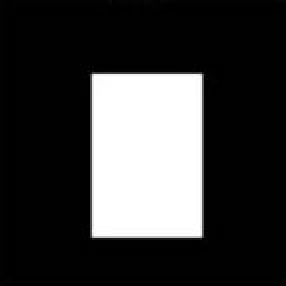
#> input picture cwd/box.jpg, 143 x 143 px, found by its file name (shown 2 times larger)
$ python 09-contours-start.py   (older library calls are emulated)
#> lines starting #> are read from the running program, lines starting #| are printed output that depends on the picture; after the words box and inside, x2 and y2 are one past the last pixel; in counts of white or black regions, pixels touching at a corner belong together
import numpy as np
import cv2 as cv
import matplotlib.pyplot as plt

# read
img = cv.imread('box.jpg', cv.IMREAD_COLOR)
#> img is the input picture: shape (143, 143, 3); min 0, max 255, mean 57.4
gray = cv.cvtColor(img, cv.COLOR_BGR2GRAY)
img = cv.cvtColor(img, cv.COLOR_BGR2RGB)

# threshold
ret, thresh = cv.threshold(gray, 127, 255, 0)
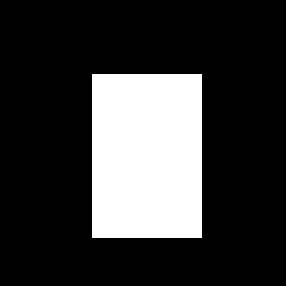
#> thresh: shape (143, 143) (shown 2 times larger); 22.1% white; 1 white region, box (x1, y1, x2, y2) and area: (46, 37, 101, 119) 4510

# find contours
# https://docs.opencv.org/master/d4/d73/tutorial_py_contours_begin.html
# document has error
# findContours had not changed source img and plus one return value at first
some, contours, hierarchy = cv.findContours(thresh, cv.RETR_TREE, cv.CHAIN_APPROX_SIMPLE)
#> contours = [[[46, 37], [46, 118], [100, 118], [100, 37]]]

# draw all contours
green = img.copy()
cv.drawContours(green, contours, -1, (0, 255, 0), 3)
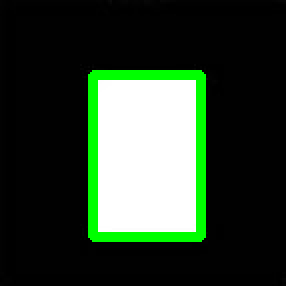
#> green: shape (143, 143, 3) (shown 2 times larger); 6.54% of pixels changed, all inside (x1, y1, x2, y2) = (44, 35, 103, 121)

# draw first contours
red = img.copy()
cv.drawContours(red, contours, 0, (255, 0, 0), 3)
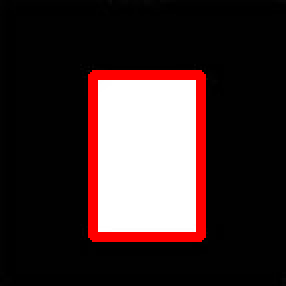
#> red: shape (143, 143, 3) (shown 2 times larger); 6.54% of pixels changed, all inside (x1, y1, x2, y2) = (44, 35, 103, 121)

# show
plt.subplot(2, 2, 1), plt.imshow(img, "gray")
plt.subplot(2, 2, 2), plt.imshow(green, "gray")
plt.subplot(2, 2, 3), plt.imshow(red, "gray")
plt.show()
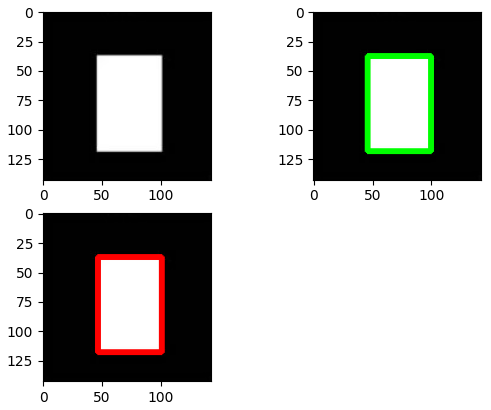
#> figure drawn by matplotlib, 3 panels

$ run again, with cwd/StLouisArchMultExpEV-1.82.JPG copied over cwd/box.jpg
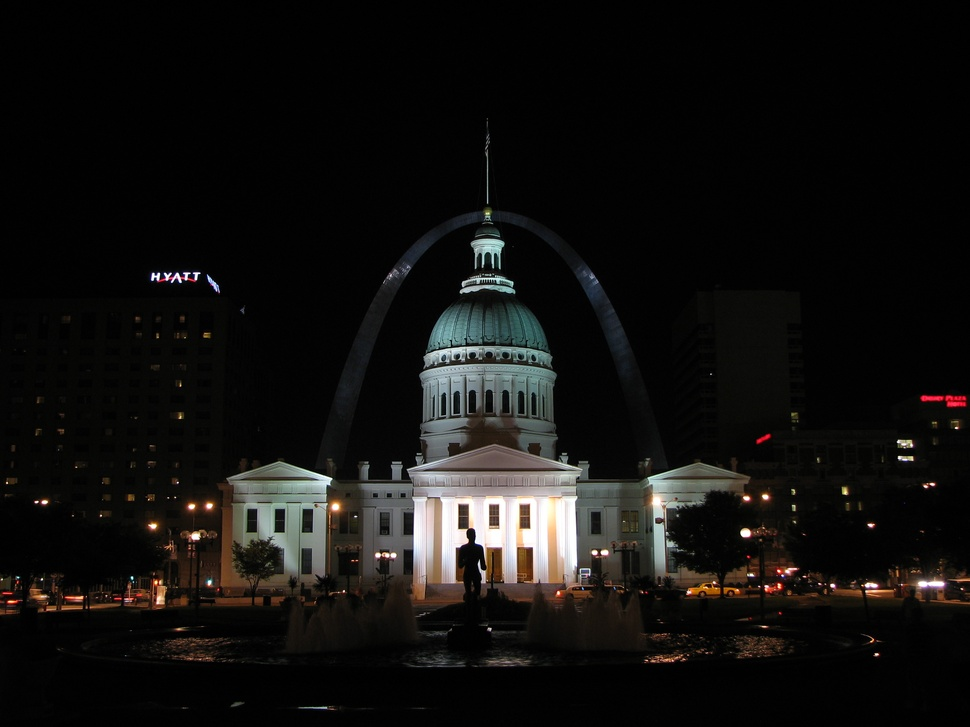
#> input picture cwd/StLouisArchMultExpEV-1.82.JPG, 970 x 727 px, shrunk from 2816 x 2112 before the run, found by its file name
#> img is the input picture: shape (727, 970, 3); mean B, G, R 15.6, 17.1, 18.2
#> `ret, thresh = cv.threshold(gray, 127, 255, 0)`:
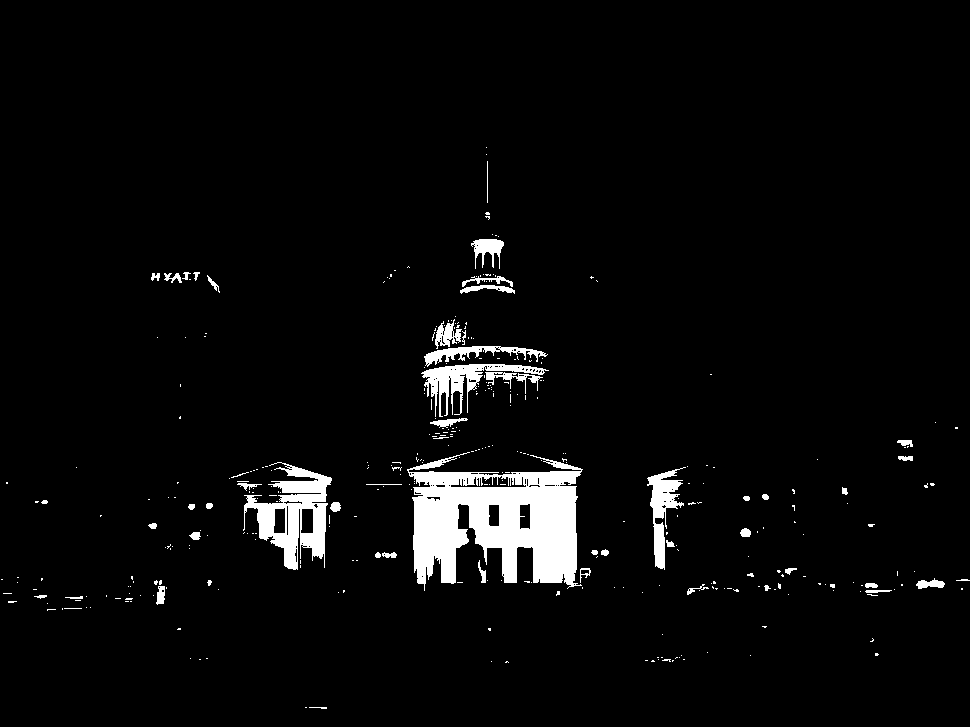
#> thresh: shape (727, 970); 4% white; 362 white regions (309 under 20 px)
#> contours = 488 contours, 435 with area under 20; largest, box (x1, y1, x2, y2) and area: (407, 452, 583, 591) 14840, (243, 462, 332, 570) 4370, (421, 364, 549, 417) 1601, (647, 467, 686, 570) 1328, (424, 346, 548, 367) 698
#> green: shape (727, 970, 3); mean R, G, B 12.7, 23.3, 10.5
#> red: shape (727, 970, 3); mean R, G, B 18.2, 17.1, 15.6
#> `plt.show()`:
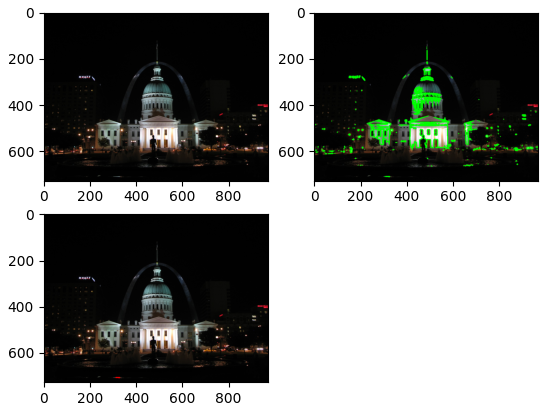
#> figure drawn by matplotlib, 3 panels
